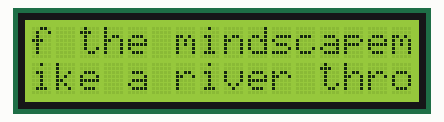
This sketch was run on a simulated Arduino Uno, built with avr-gcc and run on an emulated ATmega328P. On the bench: 16×2 character LCD.

Above: at 0.22 s.
At 1.72 s:
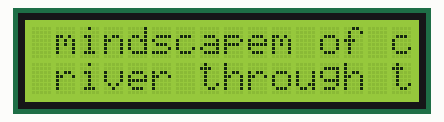
At 3.22 s:
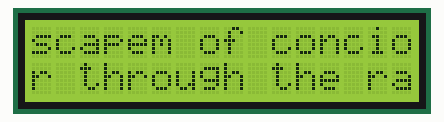
At 6.52 s:
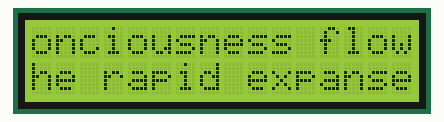
At 9.52 s:
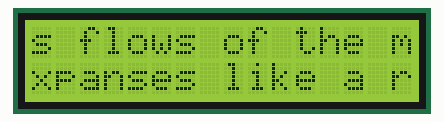
At 12.83 s:
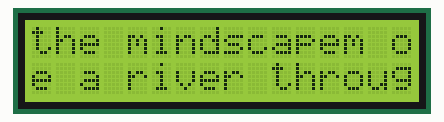

Measured:
- by itself, everything shown: repeats every 12.0 s, in 40 steps

The sketch:

scrollDisplay.ino
```cpp
#include <LiquidCrystal.h>

LiquidCrystal lcd(7, 8, 9, 10, 11, 12); // init pins

void setup() {
  lcd.begin(16, 2);
  lcd.print("layer 5: a stream of conciousness flows like a river through the rapid expanses of the mindscape");
}

void loop() {
  lcd.scrollDisplayLeft();
  delay(300);
}
```
